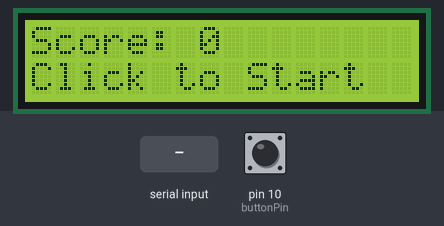
The sketch below on a simulated Arduino Uno, built with avr-gcc and run on an emulated ATmega328P. Parts: 16×2 character LCD. The inputs (shaded band) are chosen by the test bench; at power-on: pin 10 (buttonPin) LOW. What the sketch prints to the serial monitor is not drawn.

Above: at 1.2 s.
1.3 s: pin 10 (buttonPin) pulled HIGH for 0.15 s
At 2.1 s:
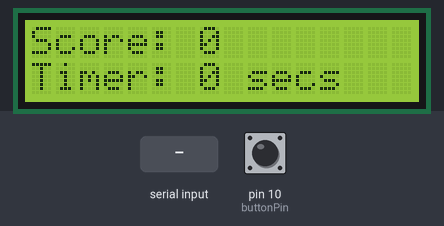
4.4 s: byte 3 (3) received over Serial
At 5.8 s:
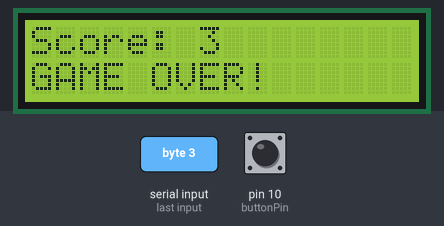
6.8 s: pin 10 (buttonPin) pulled HIGH for 1 s
At 8.6 s:
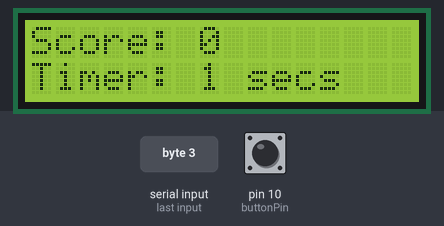
Timing chart, 0 to 10.1 s (numbered marks = the images above; inputs shaded):
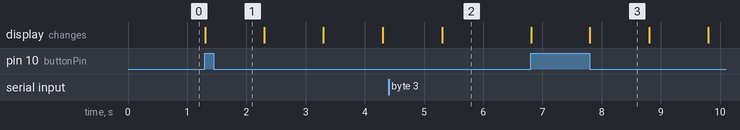

Measured:
- after the input at 1.3 s, the display: changes at once (image 1)
- after the input at 4.4 s, the display: changes after 0.91 s (image 2)
- after the input at 6.8 s, the display: first changes at once (image 3 shows a later state)
- what the display in image 3 shows lasts 1.0 s, from 7.8 s to 8.8 s

The sketch:

Robotic_Chase_Game_Code_3.ino
```cpp
#include <LiquidCrystal.h>


// Initializing the library with the LCD interface pins
const int rs = 12, en = 11, d4 = 5, d5 = 4, d6 = 7, d7 = 6;
LiquidCrystal lcd(rs, en, d4, d5, d6, d7);


const int buttonPin = 10; // Button pin
unsigned long previousMillis = 0; // Used to store the last updated time
const long interval = 1000; // Interval for 1 second
bool timerActive = false; // Tracks whether the timer is running
unsigned long timerStartMillis = 0; // Time when the timer started
int score; //Keeps track of score
int lastButtonState = LOW; // Last state of the button
int currentButtonState; // Current state of the button


//setting up button and LCD
void setup() {
  Serial.begin(9600);
  lcd.begin(16, 2);
  pinMode(buttonPin, INPUT);
  lcd.setCursor(0, 1);
  lcd.print("Click to Start");
  lcd.setCursor(0, 0);
  lcd.print("Score: 0");
}


void loop() {


  //Getting the current time
  unsigned long currentMillis = millis();

  //Read the button state
  currentButtonState = digitalRead(buttonPin);


  //If button is clicked
  if (currentButtonState == HIGH && lastButtonState == LOW) {

    //Set timer active status
    timerActive = !timerActive;

    //If timer is active
    if (timerActive) {


      //Write 9 to cat arduino to initiate start of game
      Serial.write(9);


      timerStartMillis = currentMillis;


      //Display information on LCD
      lcd.clear();
      lcd.setCursor(0, 0);
      lcd.print("Score: 0");
      lcd.setCursor(0, 1);
      lcd.print("Timer: 0 secs");


    }
  }


  // Update the timer display if the timer is active
  if (timerActive && currentMillis - previousMillis >= interval) {


    //updating time
    previousMillis = currentMillis;
    unsigned long elapsedSeconds = (currentMillis - timerStartMillis) / 1000;


    //Setting timer to be updating every second
    lcd.setCursor(0, 1);
    lcd.print("Timer: ");
    lcd.print(elapsedSeconds);
    lcd.print(" secs ");


    //If I recieve anything from mouse arduino
    if (Serial.available() > 0) {


      //store the count sent into a score int
      score = Serial.read();


      //If score is between 1 and 3, display it
      if (score >= 1 && score <= 3) {
        lcd.setCursor(0, 0);
        lcd.print("Score: ");
        lcd.print(score);

      }
    }


    //If score is at 3, the game is over
    if(score == 3) {

      //Write 8 to cat arduino to indicate game is over
      Serial.write(8);


      //Display score and game over message on LCD
      lcd.clear();
      lcd.setCursor(0, 0);
      lcd.print("Score: ");
      lcd.print(score);
      lcd.setCursor(0, 1);
      lcd.print("GAME OVER! ");

      //reset active status of timer and score to 0
      timerActive = !timerActive;
      score = 0;


    }
  }


  //updating button state
  lastButtonState = currentButtonState;
}
```
